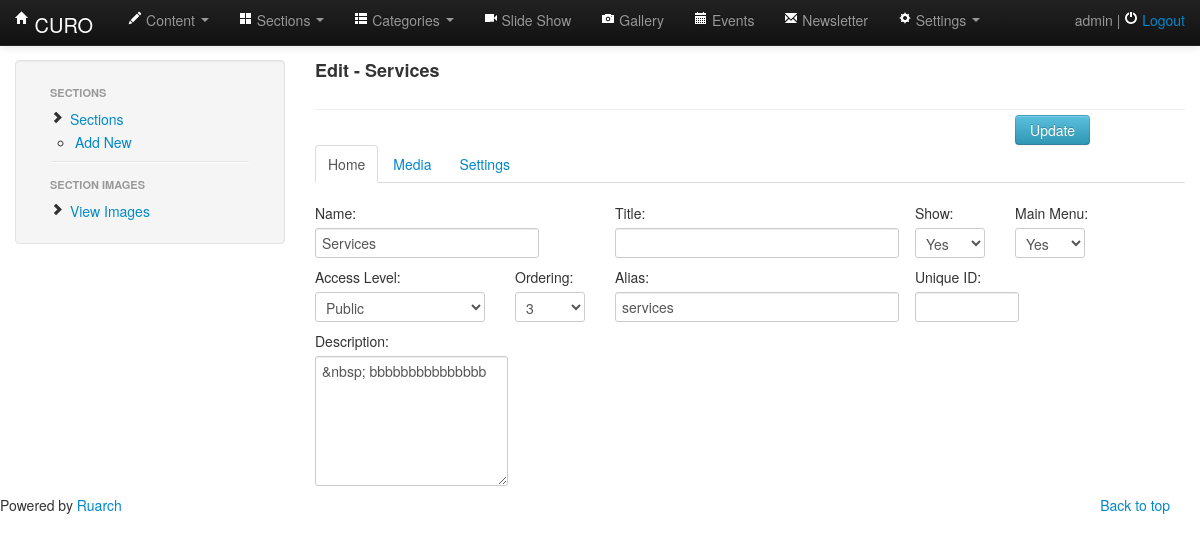
Page /admin/sections.php?action=edit&id=20 (signed in) on the earlier database version.
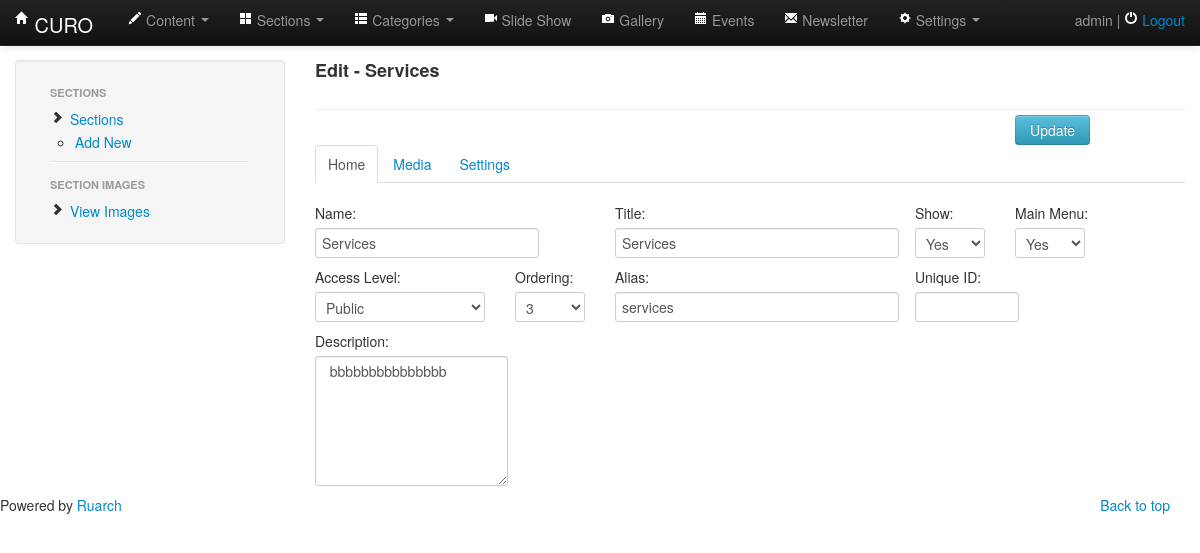
Same page on the later database version.
### tables this page shows
CREATE TABLE `cu_sections` (
  `id` int(11) NOT NULL AUTO_INCREMENT,
  `name` varchar(255) DEFAULT NULL,
  `title` varchar(255) DEFAULT NULL,
  `alias` varchar(255) DEFAULT NULL,
  `image` text,
  `banner` text,
  `section_show` tinyint(2) DEFAULT '1',
  `main_nav` tinyint(2) DEFAULT '1',
  `description` text,
  `uniqueid` varchar(255) DEFAULT NULL,
  `ordering` int(11) DEFAULT NULL,
  `access` tinyint(3) DEFAULT NULL,
  PRIMARY KEY (`id`)
);

CREATE TABLE `cu_access` (
  `access_id` int(11) NOT NULL AUTO_INCREMENT,
  `access` tinyint(1) NOT NULL DEFAULT '3',
  `access_name` varchar(100) DEFAULT NULL,
  PRIMARY KEY (`access_id`,`access`)
);

### admin/includes/sections.php (the view, shortened to what the changed rows need)
<div class="row">
<?php include('left-menu.php');?>
<div class="span9">
<div class="page-header" style="margin:0px 0px 5px 0px">
<?php if(isset($_GET['action'])){
	if($action=='add-new'){
  				echo'<h4 style="margin:0px">Add New</h4>';
			}elseif($action=='edit'){
				if(isset($_GET['id'])){
					$id=clean_input($_GET['id']);
					$res=mysql_query("SELECT * FROM cu_sections WHERE id ='$id'") or die(mysql_error());
					$row=mysql_fetch_array($res);
					$sectionname=$row['name'];
					$sectiontitle=$row['title'];
					$sectionshow=$row['section_show'];
          $main_nav=$row['main_nav'];
					$sectionalias=$row['alias'];
					$sectiondesc=$row['description'];
          $sectionuniqueid=$row['uniqueid'];
          echo'<h4 style="margin:0px">Edit - '.$sectionname.'</h4>';
				}
			}
}
?>
<?php
	@$action=$_GET['action'];
?>
</div>
<div class="row" > <div class="span2 pull-right"><input type="submit" name="section_btn" class="btn btn-info"  value="<?php if(@$action=='add-new'){
	echo 'Add';
}elseif(@$action=='edit'){
	echo 'Update';
}else{
	echo 'Add';
}
?>" /></div></div>
  <div class="row">
    <div class="span9" id="article-properties">
      <ul class="nav nav-tabs" id="myTab">
        <li class="active"><a href="#home">Home</a></li>
        <li><a href="#media">Media <?php echo @$error_on_page2;?></a></li>
        <li><a href="#settings">Settings</a></li>
      </ul>
      <div class="tab-content">
        <div class="tab-pane active" id="home">
          <div class="row">
            <div class="span3">
            	<label >Name: <?php echo @$sectionname_error;?></label>
                <input class="input-large" type="text" name="section_name"  value="<?php echo @$sectionname;?>"/>
            </div>
            <div class="span3">
            	<label >Title: </label>
                <input class="input-xlarge" type="text" name="section_title" value="<?php echo @$sectiontitle;?>" />
            </div>
            <div class="span1">
              <label>Show:</label>
              <select name="section_show" class="span1">
                <option value="1" <?php echo @($sectionshow == "1" ? 'selected="selected"' : ''); ?>>Yes</option>
              </select>
            </div>
            <div class="span2">
              <label>Main Menu:</label>
              <select name="main_nav" class="span1">
                <option value="1" <?php echo @($main_nav == "1" ? 'selected="selected"' : ''); ?>>Yes</option>
              </select>
            </div>
            <div class="span2">
              <label>Access Level: <?php echo @$sectionaccess_error;?></label>
              <select name="section_access" class="span2">
              </select>
            </div>
            <div class="span1">
              <label>Ordering: <?php echo @$sectionorder_error;?></label>
              <select name="section_order" class="span1">
              </select>
            </div>
            <div class="span3">
            	<label >Alias:</label>
                <input class="input-xlarge" type="text" name="section_alias" value="<?php echo @$sectionalias;?>" />
            </div>
            <div class="span2">
              <label >Unique ID:</label>
                <input class="input-small" type="text" name="section_uniqueid" value="<?php echo @$sectionuniqueid;?>" />
            </div>
          </div>
         <div class="row">
             <div class="span*">
             <label class="control-label" for="content-title">Description:</label>
                  <textarea rows="6" style="width:100%" class="ckeditor" name="section_desc"><?php echo @htmlspecialchars($sectiondesc,ENT_QUOTES);?></textarea>
             </div>
         </div>
        </div>
      </div>
    </div>
  </div>

### admin/includes/top-menu.php (shortened to what the changed rows need)
<div class="navbar navbar-inverse navbar-fixed-top">
      <div class="navbar-inner">
        <div class="container">
          <a class="brand" href="<?php echo BASE_URL;?>" target="_new"><i class="icon-home icon-white"></i> <?php echo SITE_NAME;?></a>
          <?php if(isloggedin()){ echo '<p class="navbar-text pull-right">
          <a href="#" class="navbar-link">'.$_SESSION['username_admin'].'</a>  | <i class="icon-off icon-white"></i> <a href="?logout">Logout</a>
            </p>';?>
          <div class="nav-collapse collapse">
            <ul class="nav">
            </ul>
          </div>
          <?php }?>
        </div>
      </div>
    </div>

Differences in the rows shown:
changed cu_sections "Services": section_title (not shown) → "Services"; section_desc "&nbsp; bbbbbbbbbbbbbbb" → "bbbbbbbbbbbbbbb"
